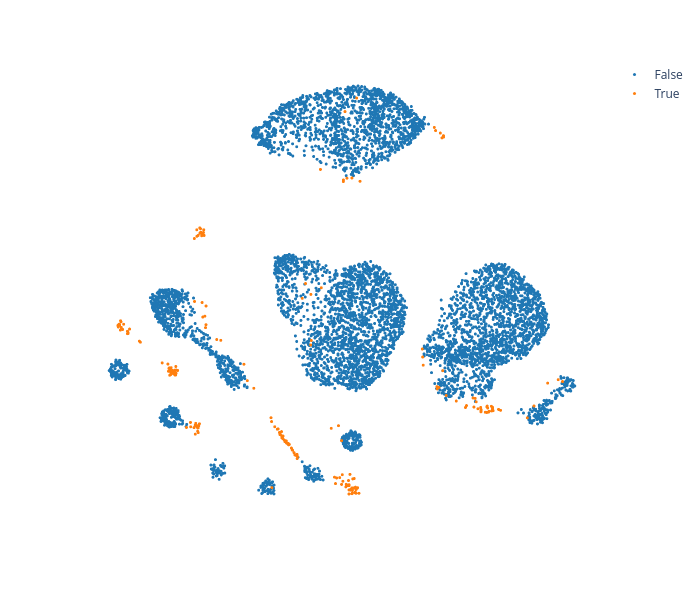

The notebook cell saved with this chart:
### Code cell
actionet.plot_umap_interactive(adata, color = actionet.scale(adata.obs['coreness_actionet']) < -2, plot_3d=False, size = 3, color_type="categorical", fig_size=(700, 600), legend=True)

### Figure 1 — Plotly figure (JSON) as saved in the notebook; plotly's stock layout.template omitted (floating-point values rounded to 4 significant figures; data arrays with more than 128 entries replaced by an {"elided": "..."} marker saying what was removed)
{"data": [{"customdata": {"elided": "6562x1 str values"}, "hovertemplate": "%{customdata[0]}<extra></extra>", "legendgroup": "False", "marker": {"color": "#1f77b4", "opacity": 1, "size": 3, "symbol": "circle"}, "mode": "markers", "name": "False", "showlegend": true, "type": "scattergl", "x": {"elided": "6562 float values"}, "xaxis": "x", "y": {"elided": "6562 float values"}, "yaxis": "y"}, {"customdata": {"elided": "228x1 str values"}, "hovertemplate": "%{customdata[0]}<extra></extra>", "legendgroup": "True", "marker": {"color": "#ff7f0e", "opacity": 1, "size": 3, "symbol": "circle"}, "mode": "markers", "name": "True", "showlegend": true, "type": "scattergl", "x": {"elided": "228 float values"}, "xaxis": "x", "y": {"elided": "228 float values"}, "yaxis": "y"}], "layout": {"coloraxis": {"colorbar": {"title": {"text": ""}}}, "height": 600, "legend": {"title": {"text": ""}, "tracegroupgap": 0}, "margin": {"t": 60}, "paper_bgcolor": "white", "plot_bgcolor": "white", "showlegend": true, "width": 700, "xaxis": {"anchor": "y", "domain": [0, 1], "showgrid": false, "showticklabels": false, "title": {"text": ""}, "zeroline": false}, "yaxis": {"anchor": "x", "domain": [0, 1], "showgrid": false, "showticklabels": false, "title": {"text": ""}, "zeroline": false}}}
